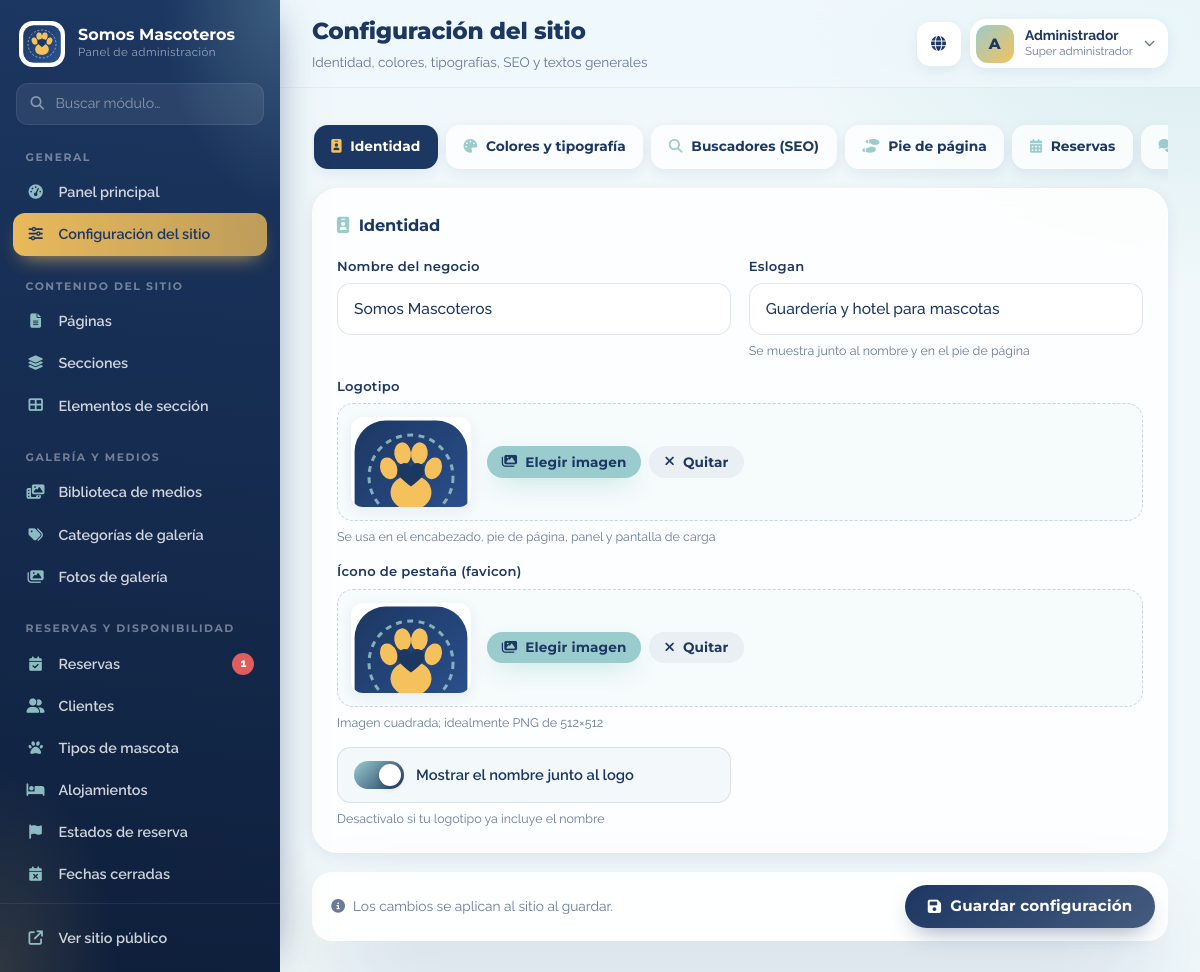
Screenshot of /admin/settings.php (signed in) with the database file from the repository.
### tables this page shows
CREATE TABLE modules (
  id              INT UNSIGNED AUTO_INCREMENT PRIMARY KEY,
  module_group_id INT UNSIGNED NOT NULL,
  code            VARCHAR(50)  NOT NULL COMMENT 'Identificador interno usado por el sistema',
  name            VARCHAR(80)  NOT NULL,
  description     VARCHAR(255) NULL,
  icon            VARCHAR(60)  NOT NULL DEFAULT 'fa-solid fa-circle',
  sort_order      SMALLINT     NOT NULL DEFAULT 0,
  is_active       TINYINT(1)   NOT NULL DEFAULT 1,
  UNIQUE KEY uq_modules_code (code),
  CONSTRAINT fk_modules_group FOREIGN KEY (module_group_id) REFERENCES module_groups(id) ON UPDATE CASCADE
);

CREATE TABLE users (
  id             INT UNSIGNED AUTO_INCREMENT PRIMARY KEY,
  role_id        INT UNSIGNED NOT NULL,
  full_name      VARCHAR(120) NOT NULL,
  email          VARCHAR(160) NOT NULL,
  password_hash  VARCHAR(255) NOT NULL COMMENT 'Hash bcrypt/argon2 generado con password_hash()',
  is_active      TINYINT(1)   NOT NULL DEFAULT 1,
  last_login_at  DATETIME     NULL,
  created_at     DATETIME     NOT NULL DEFAULT CURRENT_TIMESTAMP,
  updated_at     DATETIME     NULL ON UPDATE CURRENT_TIMESTAMP,
  UNIQUE KEY uq_users_email (email),
  CONSTRAINT fk_users_role FOREIGN KEY (role_id) REFERENCES roles(id) ON UPDATE CASCADE
);

CREATE TABLE roles (
  id            INT UNSIGNED AUTO_INCREMENT PRIMARY KEY,
  name          VARCHAR(60)  NOT NULL,
  description   VARCHAR(255) NULL,
  is_system     TINYINT(1)   NOT NULL DEFAULT 0 COMMENT '1 = rol protegido (no se puede eliminar)',
  created_at    DATETIME     NOT NULL DEFAULT CURRENT_TIMESTAMP,
  UNIQUE KEY uq_roles_name (name)
);

CREATE TABLE setting_groups (
  id            INT UNSIGNED AUTO_INCREMENT PRIMARY KEY,
  name          VARCHAR(60)  NOT NULL,
  icon          VARCHAR(60)  NOT NULL DEFAULT 'fa-solid fa-gear',
  sort_order    SMALLINT     NOT NULL DEFAULT 0,
  UNIQUE KEY uq_setting_groups_name (name)
);

CREATE TABLE settings (
  id               INT UNSIGNED AUTO_INCREMENT PRIMARY KEY,
  setting_group_id INT UNSIGNED NOT NULL,
  setting_key      VARCHAR(60)  NOT NULL,
  label            VARCHAR(120) NOT NULL,
  help_text        VARCHAR(255) NULL,
  input_type       ENUM('text','textarea','color','image','email','url','number','bool','font') NOT NULL DEFAULT 'text',
  setting_value    TEXT         NULL COMMENT 'Valor para todos los tipos excepto imagen',
  media_id         INT UNSIGNED NULL COMMENT 'Valor para el tipo imagen',
  sort_order       SMALLINT     NOT NULL DEFAULT 0,
  UNIQUE KEY uq_settings_key (setting_key),
  CONSTRAINT fk_settings_group FOREIGN KEY (setting_group_id) REFERENCES setting_groups(id) ON UPDATE CASCADE,
  CONSTRAINT fk_settings_media FOREIGN KEY (media_id) REFERENCES media(id) ON DELETE SET NULL ON UPDATE CASCADE
);

CREATE TABLE media (
  id             INT UNSIGNED AUTO_INCREMENT PRIMARY KEY,
  file_path      VARCHAR(255) NOT NULL COMMENT 'Ruta relativa a la raíz del sitio',
  original_name  VARCHAR(255) NOT NULL,
  mime_type      VARCHAR(80)  NOT NULL,
  size_bytes     INT UNSIGNED NOT NULL DEFAULT 0,
  alt_text       VARCHAR(255) NULL,
  uploaded_by    INT UNSIGNED NULL,
  created_at     DATETIME     NOT NULL DEFAULT CURRENT_TIMESTAMP,
  UNIQUE KEY uq_media_path (file_path),
  CONSTRAINT fk_media_user FOREIGN KEY (uploaded_by) REFERENCES users(id) ON DELETE SET NULL ON UPDATE CASCADE
);

### includes/db.php (called while the page is built, shortened)
<?php
function db(): PDO
{
    static $pdo = null;
    if ($pdo instanceof PDO) {
        return $pdo;
    }
    global $CONFIG;
    $dsn = sprintf(
        'mysql:host=%s;port=%s;dbname=%s;charset=utf8mb4',
        $CONFIG['db_host'],
        $CONFIG['db_port'],
        $CONFIG['db_name']
    );
    try {
        $pdo = new PDO($dsn, $CONFIG['db_user'], $CONFIG['db_pass'], [
            PDO::ATTR_ERRMODE            => PDO::ERRMODE_EXCEPTION,
            PDO::ATTR_DEFAULT_FETCH_MODE => PDO::FETCH_ASSOC,
            PDO::ATTR_EMULATE_PREPARES   => false,
        ]);
        $pdo->exec("SET time_zone = '" . date('P') . "'");
    } catch (PDOException $e) {
        http_response_code(500);
        $detail = $CONFIG['debug'] ? htmlspecialchars($e->getMessage()) : 'Revisa los datos de conexión en config/config.php.';
        echo '<!doctype html><meta charset="utf-8"><meta name="viewport" content="width=device-width,initial-scale=1">'
            . '<title>Sin conexión</title><body style="margin:0;min-height:100vh;display:grid;place-items:center;'
            . 'background:#F0F8FB;font-family:system-ui,sans-serif;color:#1C3762;padding:16px">'
            . '<div style="max-width:520px;background:#fff;border-radius:20px;padding:32px;box-shadow:0 20px 60px rgba(28,55,98,.12)">'
            . '<h1 style="margin:0 0 8px;font-size:1.4rem">No se pudo conectar a la base de datos</h1>'
            . '<p style="margin:0;line-height:1.6">' . $detail . '</p></div></body>';
        exit;
    }
    return $pdo;
}
function db_all(string $sql, array $params = []): array
{
    $st = db()->prepare($sql);
    $st->execute($params);
    return $st->fetchAll();
}
function db_one(string $sql, array $params = []): ?array
{
    $st = db()->prepare($sql);
    $st->execute($params);
    $row = $st->fetch();
    return $row === false ? null : $row;
}
function db_value(string $sql, array $params = [])
{
    $st = db()->prepare($sql);
    $st->execute($params);
    $v = $st->fetchColumn();
    return $v === false ? null : $v;
}

### includes/helpers.php (called while the page is built, shortened)
<?php
function e($value): string
{
    return htmlspecialchars((string)($value ?? ''), ENT_QUOTES | ENT_SUBSTITUTE, 'UTF-8');
}
function base(): string
{
    return defined('BASE_PREFIX') ? BASE_PREFIX : '';
}
function url_for(?string $path): string
{
    return base() . ltrim($path, '/');
}
function settings(): array
{
    static $cache = null;
    if ($cache !== null) {
        return $cache;
    }
    $cache = [];
    $rows = db_all('SELECT s.setting_key, s.input_type, s.setting_value, m.file_path
                    FROM settings s LEFT JOIN media m ON m.id = s.media_id');
    foreach ($rows as $r) {
        $cache[$r['setting_key']] = $r['input_type'] === 'image' ? ($r['file_path'] ?? '') : ($r['setting_value'] ?? '');
    }
    return $cache;
}
function setting(string $key, string $default = ''): string
{
    $s = settings();
    return isset($s[$key]) && $s[$key] !== '' ? (string)$s[$key] : $default;
}

### admin/settings.php (the view, shortened to what this page needs)
<?php
require __DIR__ . '/includes/init.php';
require_login();
$groups = db_all('SELECT * FROM setting_groups ORDER BY sort_order, id');
$rows = db_all('SELECT s.*, m.file_path FROM settings s LEFT JOIN media m ON m.id = s.media_id ORDER BY s.setting_group_id, s.sort_order, s.id');
$by = [];
foreach ($rows as $r) { $by[$r['setting_group_id']][] = $r; }
$canEdit = can('settings', 'edit');
$fonts = ['Montserrat', 'Raleway', 'Poppins', 'Inter', 'Nunito', 'Quicksand', 'Outfit', 'Plus Jakarta Sans', 'DM Sans', 'Manrope', 'Lato', 'Open Sans', 'Roboto', 'Playfair Display', 'Fredoka', 'Baloo 2', 'Sora', 'Urbanist'];
admin_header('Configuración del sitio', 'settings', ['subtitle' => 'Identidad, colores, tipografías, SEO y textos generales']);
?>
<form id="settingsForm" class="settings" novalidate>
  <nav class="tabs" role="tablist">
    <?php foreach ($groups as $k => $g): if (empty($by[$g['id']])) continue; ?>
      <button type="button" class="tabs__btn<?= $k === 0 ? ' is-active' : '' ?>" data-tab="g<?= (int)$g['id'] ?>" role="tab"><i class="<?= e($g['icon']) ?>"></i><span><?= e($g['name']) ?></span></button>
    <?php endforeach; ?>
  </nav>
  <?php foreach ($groups as $k => $g): if (empty($by[$g['id']])) continue; ?>
    <section class="card tab-panel<?= $k === 0 ? ' is-active' : '' ?>" id="g<?= (int)$g['id'] ?>" role="tabpanel">
      <header class="card__head"><h3><i class="<?= e($g['icon']) ?>"></i> <?= e($g['name']) ?></h3></header>
      <div class="form-grid">
        <?php foreach ($by[$g['id']] as $s): $name = 'settings[' . $s['setting_key'] . ']'; $id = 'st_' . $s['setting_key']; $dis = $canEdit ? '' : ' disabled'; ?>
          <div class="field<?= in_array($s['input_type'], ['textarea', 'image'], true) ? ' field--full' : '' ?>">
            <?php if ($s['input_type'] !== 'bool'): ?><label class="field__label" for="<?= e($id) ?>"><?= e($s['label']) ?></label><?php endif; ?>
            <?php switch ($s['input_type']):
              case 'textarea': ?>
                <textarea class="input" id="<?= e($id) ?>" name="<?= e($name) ?>" rows="3"<?= $dis ?>><?= e($s['setting_value']) ?></textarea>
              <?php break; case 'color': ?>
                <div class="color-field"><input type="color" value="<?= e(safe_color((string)$s['setting_value'], '#000000')) ?>" data-color-for="<?= e($id) ?>"<?= $dis ?>><input class="input" id="<?= e($id) ?>" name="<?= e($name) ?>" value="<?= e($s['setting_value']) ?>" maxlength="7" data-color-text<?= $dis ?>></div>
              <?php break; case 'bool': ?>
                <label class="switch switch--field"><span class="switch__track"></span><span><?= e($s['label']) ?></span></label>
              <?php break; case 'font': ?>
                <select class="select2" id="<?= e($id) ?>" name="<?= e($name) ?>" data-font-select<?= $dis ?>>
                  <?php $cur = (string)$s['setting_value']; $list = in_array($cur, $fonts, true) ? $fonts : array_merge([$cur], $fonts);
                  foreach ($list as $f): ?><option value="<?= e($f) ?>" <?= $f === $cur ? 'selected' : '' ?>><?= e($f) ?></option><?php endforeach; ?>
                </select>
              <?php break; case 'image': ?>
                <div class="image-field" data-image-field>
                  <div class="image-field__preview"><?php if ($s['file_path']): ?><img src="<?= e(url_for($s['file_path'])) ?>" alt=""><?php else: ?><i class="fa-regular fa-image"></i><?php endif; ?></div>
                  <?php if ($canEdit): ?><div class="image-field__actions"><button type="button" class="btn btn--secondary btn--sm" data-pick-image><i class="fa-solid fa-images"></i> Elegir imagen</button><button type="button" class="btn btn--ghost btn--sm" data-clear-image><i class="fa-solid fa-xmark"></i> Quitar</button></div><?php endif; ?>
                </div>
              <?php break; case 'number': ?>
                <input class="input" type="number" min="0" id="<?= e($id) ?>" name="<?= e($name) ?>" value="<?= e($s['setting_value']) ?>"<?= $dis ?>>
              <?php break; default: ?>
                <input class="input" type="<?= $s['input_type'] === 'email' ? 'email' : ($s['input_type'] === 'url' ? 'url' : 'text') ?>" id="<?= e($id) ?>" name="<?= e($name) ?>" value="<?= e($s['setting_value']) ?>" maxlength="500"<?= $dis ?>>
            <?php endswitch; ?>
            <?php if ($s['help_text']): ?><small class="field__help"><?= e($s['help_text']) ?></small><?php endif; ?>
          </div>
        <?php endforeach; ?>
      </div>
    </section>
  <?php endforeach; ?>
  <?php if ($canEdit): ?>
    <div class="sticky-save"><span><i class="fa-solid fa-circle-info"></i> Los cambios se aplican al sitio al guardar.</span><button type="submit" class="btn btn--primary"><i class="fa-solid fa-floppy-disk"></i> Guardar configuración</button></div>
  <?php endif; ?>
</form>
<?php admin_footer(['page' => 'settings']); ?>

### admin/includes/init.php (shortened to what this page needs)
<?php
function current_user(): ?array
{
    static $user = false;
    if ($user !== false) {
        return $user;
    }
    $row = db_one(
        'SELECT u.id, u.full_name, u.email, u.role_id, u.is_active, r.name AS role_name, r.is_system
         FROM users u JOIN roles r ON r.id = u.role_id WHERE u.id = ?',
        [(int)$_SESSION['uid']]
    );
    $user = $row;
    return $user;
}
function user_permissions(): array
{
    static $perms = null;
    if ($perms !== null) {
        return $perms;
    }
    $perms = [];
    $u = current_user();
    if ((int)$u['is_system'] === 1) {
        $rows = db_all('SELECT m.code AS module, p.code AS perm FROM modules m CROSS JOIN permissions p WHERE m.is_active = 1');
    }
    foreach ($rows as $r) {
        $perms[$r['module']][$r['perm']] = true;
    }
    return $perms;
}
function can(string $module, string $perm = 'view'): bool
{
    $p = user_permissions();
    return !empty($p[$module][$perm]);
}
function require_login(): array
{
    $u = current_user();
    return $u;
}
function module_url(string $code): string
{
    return match ($code) {
        'dashboard' => 'dashboard.php',
        'settings'  => 'settings.php',
        'media'     => 'media.php',
        default     => 'crud.php?e=' . rawurlencode($code),
    };
}
function admin_menu(): array
{
    $mods = db_all(
        'SELECT m.code, m.name, m.icon, g.name AS group_name FROM modules m
         JOIN module_groups g ON g.id = m.module_group_id
         WHERE m.is_active = 1 ORDER BY g.sort_order, g.id, m.sort_order, m.id'
    );
    $out = [];
    foreach ($mods as $m) {
        if (can($m['code'], 'view')) {
            $out[$m['group_name']][] = $m;
        }
    }
    return $out;
}
function unread_messages(): int
{
    return can('contact_messages') ? (int)db_value('SELECT COUNT(*) FROM contact_messages WHERE is_read = 0') : 0;
}
function pending_bookings(): int
{
    return can('bookings') ? (int)db_value("SELECT COUNT(*) FROM bookings b JOIN booking_statuses s ON s.id = b.booking_status_id WHERE s.code = 'pending'") : 0;
}
function admin_header(string $title, string $activeModule, array $opts = []): void
{
    $u = current_user();
    $logo = setting('logo');
    $siteName = setting('site_name', 'Somos Mascoteros');
    $badges = ['contact_messages' => unread_messages(), 'bookings' => pending_bookings()];
    ?><!doctype html>
<html lang="es">
<head>
  <link rel="stylesheet" href="../assets/vendor/fontawesome/css/all.min.css">
  <link rel="stylesheet" href="../assets/vendor/select2/select2.min.css">
  <link rel="stylesheet" href="../assets/vendor/flatpickr/flatpickr.min.css">
  <link rel="stylesheet" href="../assets/vendor/quill/quill.snow.css">
  <link rel="stylesheet" href="../assets/css/ui.css?v=1">
  <link rel="stylesheet" href="../assets/css/admin.css?v=1">
</head>
<body class="admin">
<?php if ($u): ?>
<div class="shell">
  <aside class="sidebar" id="sidebar">
    <div class="sidebar__brand">
      <?php if ($logo): ?><img src="<?= e(url_for($logo)) ?>" alt=""><?php endif; ?>
      <div><strong><?= e($siteName) ?></strong><small>Panel de administración</small></div>
    </div>
    <div class="sidebar__search">
      <i class="fa-solid fa-magnifying-glass"></i>
      <input type="search" class="input" id="menuSearch" placeholder="Buscar módulo…" autocomplete="off">
    </div>
    <nav class="sidebar__nav" id="sidebarNav">
      <?php foreach (admin_menu() as $group => $mods): ?>
        <div class="sidebar__group">
          <span class="sidebar__group-title"><?= e($group) ?></span>
          <?php foreach ($mods as $m): $n = $badges[$m['code']] ?? 0; ?>
            <a href="<?= e(module_url($m['code'])) ?>" class="sidebar__link<?= $m['code'] === $activeModule ? ' is-active' : '' ?>">
              <i class="<?= e($m['icon']) ?>"></i><span><?= e($m['name']) ?></span>
              <?php if ($n): ?><em class="sidebar__badge"><?= $n ?></em><?php endif; ?>
            </a>
          <?php endforeach; ?>
        </div>
      <?php endforeach; ?>
    </nav>
    <div class="sidebar__foot">
      <a href="../index.php" target="_blank" rel="noopener" class="sidebar__link"><i class="fa-solid fa-arrow-up-right-from-square"></i><span>Ver sitio público</span></a>
    </div>
  </aside>
  <div class="main">
    <header class="topbar">
      <div class="topbar__title">
        <h1><?= e($title) ?></h1>
        <?php if (!empty($opts['subtitle'])): ?><p><?= e($opts['subtitle']) ?></p><?php endif; ?>
      </div>
      <div class="topbar__actions">
        <a class="topbar__icon" href="../index.php" target="_blank" rel="noopener" title="Ver sitio"><i class="fa-solid fa-globe"></i></a>
        <div class="usermenu" id="userMenu">
          <button class="usermenu__btn" aria-haspopup="true" aria-expanded="false">
            <span class="avatar"><?= e(mb_strtoupper(mb_substr($u['full_name'], 0, 1))) ?></span>
            <span class="usermenu__who"><strong><?= e($u['full_name']) ?></strong><small><?= e($u['role_name']) ?></small></span>
            <i class="fa-solid fa-chevron-down"></i>
          </button>
        </div>
      </div>
    </header>
    <main class="content">
<?php endif;
}
function admin_footer(array $jsData = []): void
{
    $u = current_user();
    ?>
<?php if ($u): ?>
    </main>
  </div>
</div>
<?php endif; ?>
</body>
</html>
<?php
}

### rows the page displays
modules: name "Panel principal"
modules: name "Configuración del sitio"
modules: name "Páginas"
modules: name "Secciones"
modules: name "Elementos de sección"
modules: name "Biblioteca de medios"
modules: name "Categorías de galería"
modules: name "Fotos de galería"
modules: name "Reservas", n "1"
modules: name "Clientes"
modules: name "Tipos de mascota"
modules: name "Alojamientos"
modules: name "Estados de reserva"
modules: name "Fechas cerradas"
users: full_name "A", full_name "Administrador", role.name "Super administrador"
setting_groups: name "Identidad"
setting_groups: name "Colores y tipografía"
setting_groups: name "Buscadores (SEO)"
setting_groups: name "Pie de página"
setting_groups: name "Reservas"
settings: label "Nombre del negocio", setting_value "Somos Mascoteros"
settings: label "Eslogan", setting_value "Guardería y hotel para mascotas", help_text "Se muestra junto al nombre y en el pie de página"
settings: label "Logotipo", media.file_path (picture), shows "Elegir imagen", help_text "Se usa en el encabezado, pie de página, panel y pantalla de carga"
settings: label "Ícono de pestaña (favicon)", media.file_path (picture), shows "Elegir imagen", help_text "Imagen cuadrada; idealmente PNG de 512×512"
settings: label "Mostrar el nombre junto al logo", help_text "Desactívalo si tu logotipo ya incluye el nombre"

### other values shown
$siteName "Somos Mascoteros"
$group "GENERAL"
$group "CONTENIDO DEL SITIO"
$group "GALERÍA Y MEDIOS"
$group "RESERVAS Y DISPONIBILIDAD"
$title "Configuración del sitio"
$opts['subtitle'] "Identidad, colores, tipografías, SEO y textos generales"
